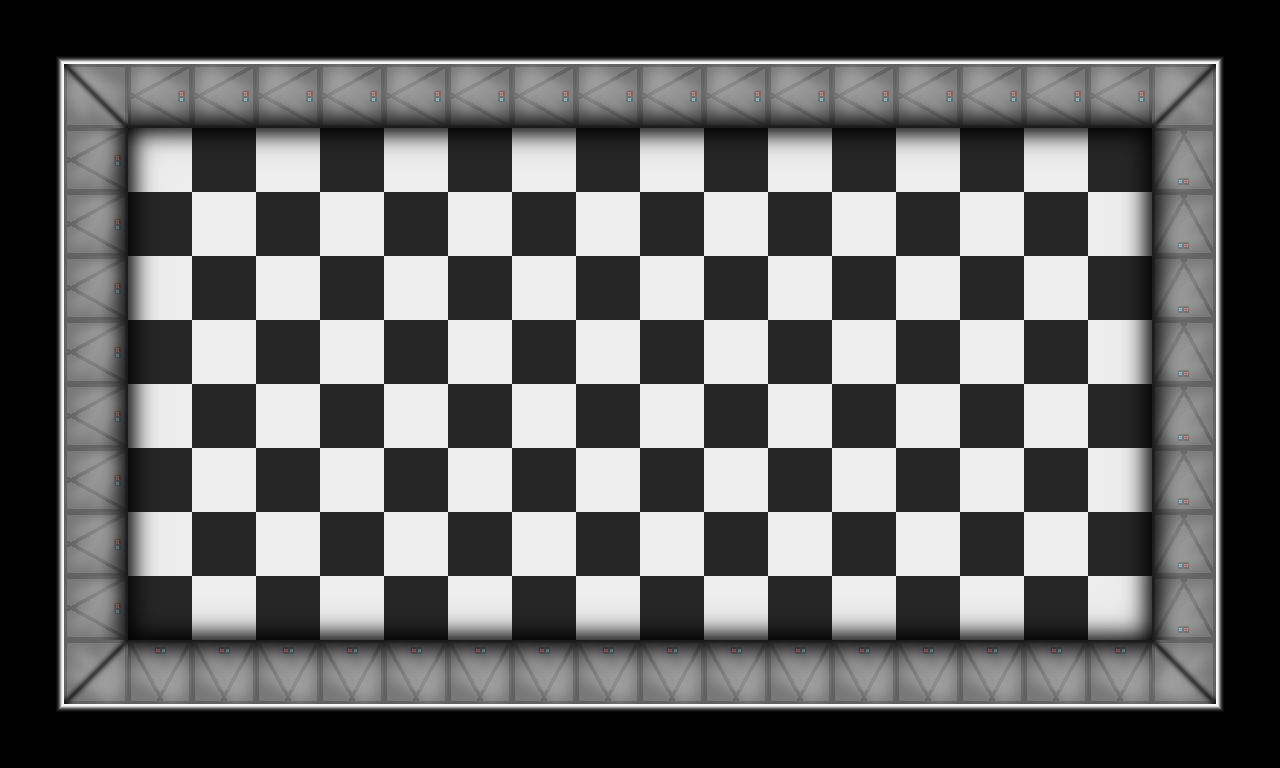

A level layout from a 2D game, rendered from its tile map. Below: a short description, then the map file with tile-grid data replaced by summaries:
An orthogonal 20x12 tile map with 64x64 px tiles, 7 tile layers (Ground, Wall, Wall Border, Wall Highlight, ...) and 8 objects.

<map version="1.10" tiledversion="1.11.2" orientation="orthogonal" renderorder="right-down" width="20" height="12" tilewidth="64" tileheight="64" infinite="0" nextlayerid="9" nextobjectid="15">
 <editorsettings>
  <export target="room4.lua" format="lua" />
 </editorsettings>
 <tileset firstgid="1" name="Tiles" tilewidth="64" tileheight="64" tilecount="16" columns="0">
  <grid orientation="orthogonal" width="1" height="1" />
  <tile id="0">
   <image source="tile-black.png" width="64" height="64" />
  </tile>
  <tile id="1">
   <image source="tile-white.png" width="64" height="64" />
  </tile>
  <tile id="2">
   <image source="wall.png" width="64" height="64" />
  </tile>
  <tile id="3">
   <image source="wall-border.png" width="64" height="64" />
  </tile>
  <tile id="4">
   <image source="corner shadow.png" width="64" height="64" />
  </tile>
  <tile id="5">
   <image source="floor shadow.png" width="64" height="64" />
  </tile>
  <tile id="6">
   <image source="wall-border.png" width="64" height="64" />
  </tile>
  <tile id="7">
   <image source="wall-border.png" width="64" height="64" />
  </tile>
  <tile id="8">
   <image source="wall corner piece.png" width="64" height="64" />
  </tile>
  <tile id="9">
   <image source="Black border fill.png" width="64" height="64" />
  </tile>
  <tile id="10">
   <image source="wall highlight.png" width="64" height="64" />
  </tile>
  <tile id="11">
   <image source="wall button highlight.png" width="64" height="64" />
  </tile>
  <tile id="12">
   <image source="wall-border 2.png" width="64" height="64" />
  </tile>
  <tile id="19">
   <image source="wall corner piece 2.png" width="64" height="64" />
  </tile>
  <tile id="22">
   <image source="wall corner.png" width="64" height="64" />
  </tile>
  <tile id="24">
   <image source="wall corner shadow.png" width="64" height="64" />
  </tile>
 </tileset>
 <objectgroup id="3" name="Walls" locked="1">
  <object id="1" x="0" y="0" width="1280" height="128" />
  <object id="2" x="1152" y="128" width="128" height="640" />
  <object id="3" x="0" y="640" width="1152" height="128" />
  <object id="4" x="0" y="128" width="128" height="512" />
  <object id="8" x="0" y="768" width="1280" height="64" />
  <object id="11" x="1280" y="0" width="64" height="768" />
  <object id="12" x="0" y="-64" width="1280" height="64" />
  <object id="13" x="-64" y="0" width="64" height="768" />
 </objectgroup>
 <layer id="1" name="Ground" width="20" height="12" locked="1">
  <data>[240 cells, 128 non-empty, 2 distinct tile ids]</data>
 </layer>
 <layer id="4" name="Wall" width="20" height="12" locked="1">
  <data>[240 cells, 52 non-empty, 2 distinct tile ids]</data>
 </layer>
 <layer id="5" name="Wall Border" width="20" height="12" locked="1">
  <data>[240 cells, 60 non-empty, 2 distinct tile ids]</data>
 </layer>
 <layer id="6" name="Wall Highlight" width="20" height="12" locked="1">
  <data>[240 cells, 52 non-empty, 1 distinct tile ids]</data>
 </layer>
 <layer id="7" name="Wall Button Highlight" width="20" height="12" locked="1">
  <data>[240 cells, 48 non-empty, 1 distinct tile ids]</data>
 </layer>
 <layer id="2" name="Floor Shadow" width="20" height="12" locked="1">
  <data>[240 cells, 44 non-empty, 2 distinct tile ids]</data>
 </layer>
 <layer id="8" name="Wall Shadow" width="20" height="12" locked="1">
  <data>[240 cells, 52 non-empty, 2 distinct tile ids]</data>
 </layer>
</map>